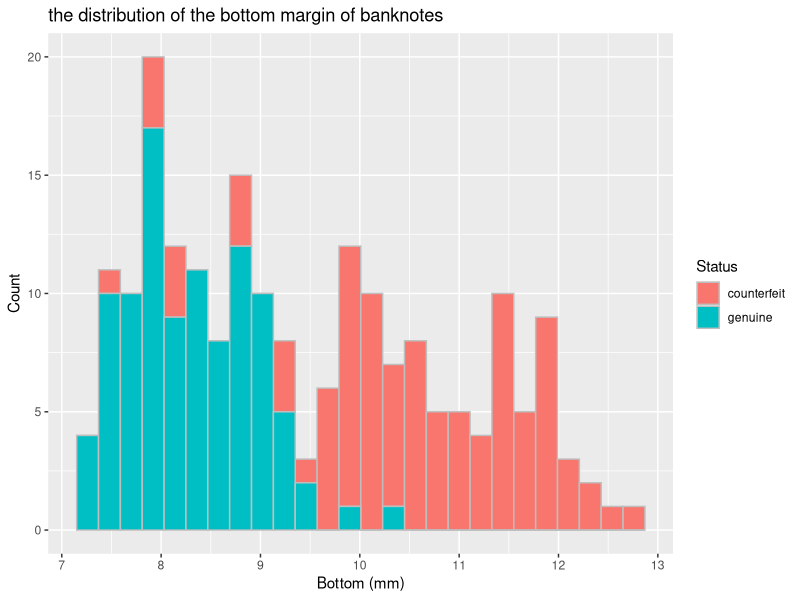

This figure's R source:
## ---- chunk 1
#install.packages('ggplot2')
#install.packages('mclust')
library(mclust)
library(ggplot2)

# Create the histogram using ggplot2
ggplot(banknote, aes(x = Bottom, fill = Status)) +
  geom_histogram(binwidth = 0.22, color = "grey") +
  labs(title = "the distribution of the bottom margin of banknotes ", x = "Bottom (mm)", y = "Count")
